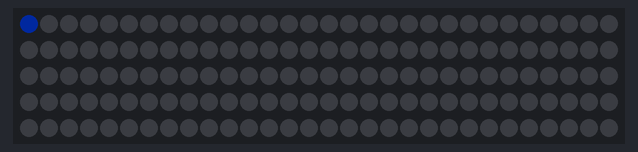
A sketch run on a simulated Arduino Uno, built for the host (arithmetic inside an expression is 32-bit, double 64-bit). On the bench: 150 RGB LEDs in strip order, left to right, continuing on the next row. Dim RGB values are drawn brighter than linear.

Above: at 0.15 s.
At 9.99 s:
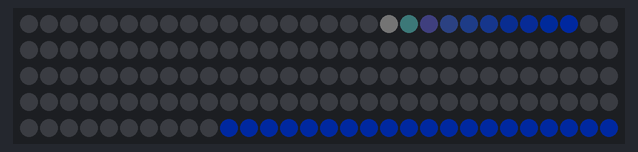
At 20.06 s:
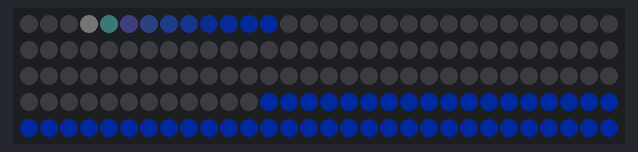
At 29.46 s:
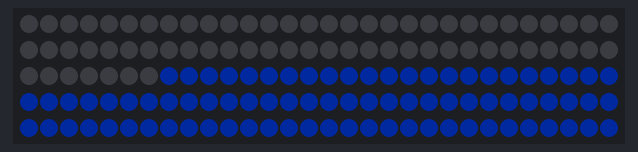
At 38.28 s:
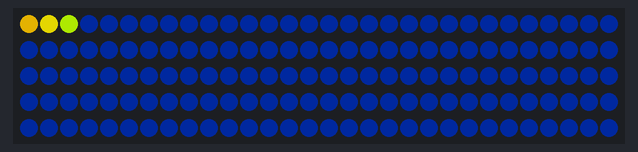
At 39.51 s:
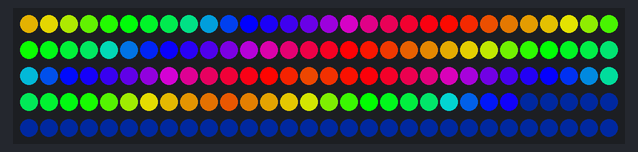

The sketch:

strawberries-fastled.ino
```cpp
#include "FastLED.h"

//number of leds in strip
#define NUM_LEDS 150

//define data (yellow) and clock (green)
#define DATA_PIN 2
#define CLOCK_PIN 3

// Define the array of ledsCRGB leds[NUM_LEDS];
CRGB leds[NUM_LEDS];
CRGB display[NUM_LEDS];


void setup() {
	FastLED.addLeds<WS2801, DATA_PIN, CLOCK_PIN, RGB>(display, NUM_LEDS);
	fill_solid(leds, NUM_LEDS, CRGB::Black);
}


void correction(){
    int start = 75; // starting index
    int count = 25;
    int left, right;
	memcpy(display, leds, sizeof(display));
	for (left=start, right=start+count-1 ; left < right ; left++, right--){
        display[right] = leds[left];
		display[left] = leds[right];
	}
}


//abstract the FastLED away
void show(){
	correction();
	FastLED.show();
}

//wipes the whole spectrum from a strating HSV
void rainbowWipe(int hue, int shift, int wait){
	int i;
	for (i=0; i < NUM_LEDS; i++){
		fill_rainbow(leds, i+1, hue, shift);
		show();
		delay(wait);
	}
}

//wipes a single colour from a CRGB
void colorWipe(CRGB color, int wait){
	int i;
	for (i=0; i < NUM_LEDS; i++){
		fill_solid(leds, i+1, color);
		show();
		delay(wait);
	}
}

void simpleDripFill(CRGB color, int wait){
	int fill;
	for (fill=0; fill < NUM_LEDS; fill++){
		int drip;
		for (drip=0; drip < (NUM_LEDS - fill); drip++){
			leds[drip] = color;
			show();
			leds[drip] = CRGB::Black;
		}
		leds[NUM_LEDS - fill] = color;
	}
}

void longDrip(CHSV color, uint16_t length, int wait){
	CRGB gradient[length + 1];
	CHSV black;
	black.s = 0;
	black.v = 0;
	int i;

	fill_gradient (gradient, 0, black, length, color);
	for (i=0; i < NUM_LEDS + length + 1 ; i++){
		if(i <= length){
			memmove (&leds[1], &leds[0], (sizeof(CRGB) * i));
			memcpy(&leds[0], &gradient[length - i], sizeof(CRGB));
			show();
			delay(wait);
		} else if (i < NUM_LEDS + 1) {
			memmove (&leds[i-length], &leds[i-length-1], sizeof(gradient));
			show();
			delay(wait);
		} else{
			memmove (&leds[i-length], &leds[i-length-1], (sizeof(CRGB) * (NUM_LEDS + length - i)));
			show();
			delay(wait);
		}
	}
}

void longDripFill(CHSV color, uint16_t length, int fillRate, int wait){
	CRGB gradient[length + 1];
	CHSV black;
	black.s = 0;
	black.v = 0;
	int i;
	int i2;
	int fall = NUM_LEDS;
	int full = 0;

	while (fall > 0){
		fill_gradient (gradient, 0, black, length, color);
		for (i=0; i < fall + length + 1; i++){
			if(i <= length){
				memmove (&leds[1], &leds[0], (sizeof(CRGB) * i));
				memcpy(&leds[0], &gradient[length - i], sizeof(CRGB));
				show();
				delay(wait);
			} else if (i < (fall - fillRate + 1)) {
				memmove (&leds[i-length], &leds[i-length-1], sizeof(gradient));
				show();
				delay(wait);
			} else if ( i < (fall + fillRate + 1)){
				memmove (&leds[i-length], &leds[i-length-1], (sizeof(CRGB) * (fall + length - i)));
				for (i2=0; i2 < fillRate; i2++){
					leds[NUM_LEDS - full - i2] = color;
				}
				show();
				delay(wait);
			} else {

			}

		}
		full = full + fillRate;
		fall = NUM_LEDS - full;
		for (i=0; i < full; i++){
			leds[NUM_LEDS-i] = color;
		}

	}
}


void loop () {

int i;
/*for (i=0; i < NUM_LEDS; i++){
	leds[i] = CRGB::Red;

	show();
		delay(1000);
	leds[i] = CRGB::Black;

}*/
fill_solid(leds, NUM_LEDS, CRGB::Black);
CHSV color;
color.h = 150;
color.s = 255;
color.v = 100;
longDripFill(color, 10, 7, 20);
rainbowWipe(50,10,10);
colorWipe(CRGB::Green,10);
colorWipe(CRGB::Blue,10);


}
```
